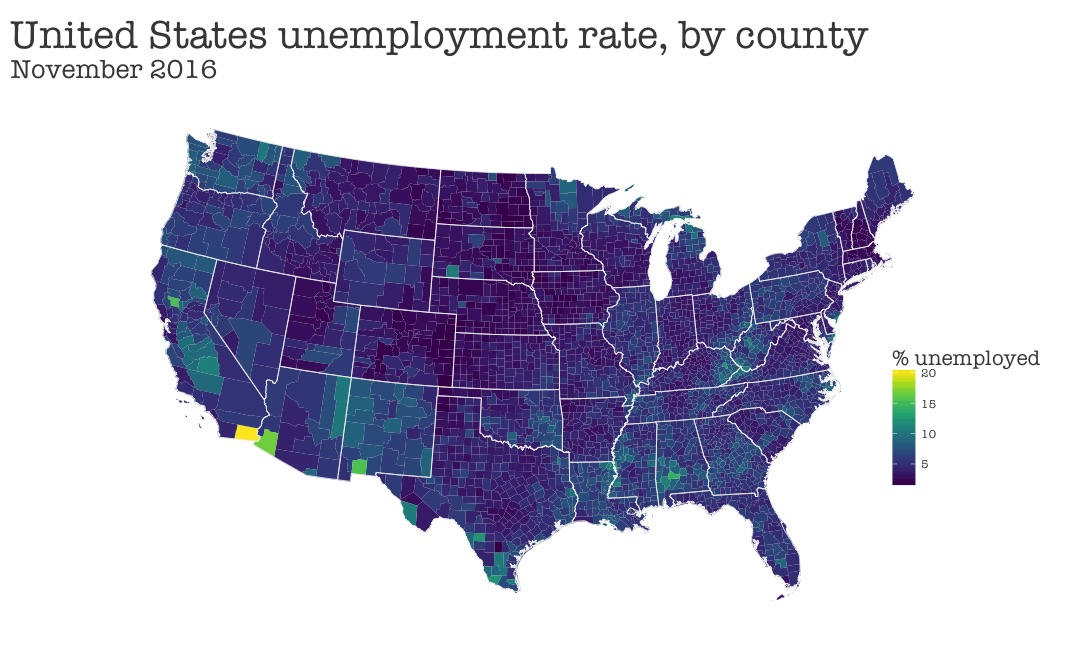

Here is the R script that generated this plot:
library(ggplot2)
library(viridis)

###########
# LOAD DATA
###########

url.unemployment_map <- url("http://sharpsightlabs.com/wp-content/datasets/unemployment_map_data_2016_nov.RData")
load(url.unemployment_map)

##########
# PLOT MAP
##########

ggplot() +
  geom_polygon(data = map.county_unemp,
               aes(x = long, y = lat, group = group, fill = unemployed_rate)) +
  geom_polygon(data = map.states, aes(x = long, y = lat, group = group), 
               color = "#EEEEEE", fill = NA, size = .3) +
  coord_map("albers", lat0 = 30, lat1 = 40) +
  labs(title = "United States unemployment rate, by county",
       subtitle = "November 2016",
       fill = "% unemployed") +
  scale_fill_viridis() + 
  theme(text = element_text(family = "American Typewriter", color = "#464646"),
        plot.title = element_text(size = 30),
        plot.subtitle = element_text(size = 20),
        axis.text = element_blank(),
        axis.title = element_blank(),
        axis.ticks = element_blank(),
        panel.grid = element_blank(),
        legend.position = c(.9, .4),
        legend.title = element_text(size = 16),
        legend.background = element_blank(),
        panel.background = element_blank())
